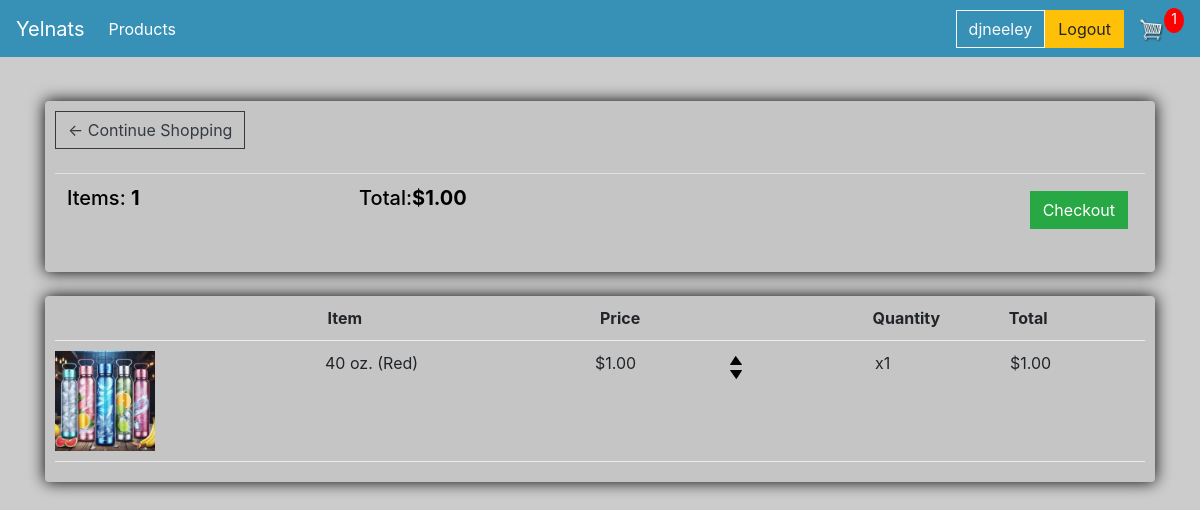
/cart/ (signed in), run on an earlier commit of the app's database.
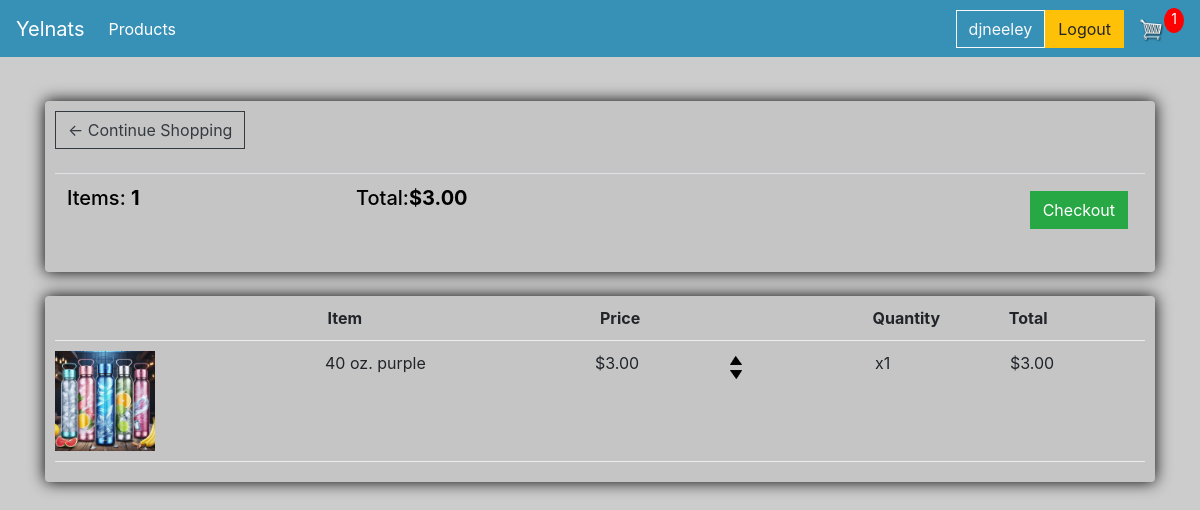
And on a later commit of the database.
### store/models.py (models this page shows, shortened)
class Order(models.Model):
    customer = models.ForeignKey(Customer, on_delete=models.SET_NULL, blank=True, null=True)
    date_ordered = models.DateTimeField(auto_now_add=True)
    complete = models.BooleanField(default=False, null=True, blank=False)
    transaction_id = models.CharField(max_length=100, null=True)
    @property
    def get_cart_total(self):
        orderitems = self.orderitem_set.all()
        total = sum([item.get_total for item in orderitems])
        return total
    @property
    def get_cart_items(self):
        orderitems = self.orderitem_set.all()
        total = sum([item.quantity for item in orderitems])
        return total

class OrderItem(models.Model):
    product = models.ForeignKey(Product, on_delete=models.SET_NULL, blank=True, null=True)
    order = models.ForeignKey(Order, on_delete=models.SET_NULL, blank=True, null=True)
    quantity = models.IntegerField(default=0, null=True, blank=True)
    date_added = models.DateTimeField(auto_now_add=True)
    @property
    def get_total(self):
        total = self.product.price * self.quantity
        return total

class Product(models.Model):
    name = models.CharField(max_length=200, null=True)
    price = models.DecimalField(max_digits=5, decimal_places=2)
    digital = models.BooleanField(default=False, null=True, blank=False)
    image = models.ImageField(null=True, blank=True)

### store/views.py (the view)
# urls.py: path('cart/', views.cart, name="cart"),
def cart(request):
	if request.user.is_authenticated:
		customer = request.user.customer
		order, created = Order.objects.get_or_create(customer=customer, complete=False)
		items = order.orderitem_set.all()
		cartItems = len(items)
	else:
		Data = cookieCart(request)
		cartItems = Data['cartItems']
		order = Data['order']
		items = Data['items']
	context = {'items':items, 'order':order, 'cartItems':cartItems}
	return render(request, 'store/cart.html', context)

### store/templates/store/cart.html (shortened to what this page needs)
{% extends 'store/main.html' %}
{% load static %}
{% block content %}
<div class="row">
    <div class="col-lg-12">
        <div class="box-element">
            <a class="btn btn-outline-dark" href="{% url 'store' %}">&#x2190; Continue Shopping</a>
            <br>
            <br>
            <table class="table">
                <tr>
                    <th>
                        <h5>Items: <strong>{{order.get_cart_items}}</strong></h5>
                    </th>
                    <th>
                        <h5>Total:<strong>${{order.get_cart_total|floatformat:2}}</strong></h5>
                    </th>
                    <th>
                        <a style="float:right; margin:5px;" class="btn btn-success"
                            href="{% url 'checkout' %}">Checkout</a>
                    </th>
                </tr>
            </table>
        </div>
        <br>
        <div id="prod-list" class="box-element">
            <div class="cart-row">
                <div style="flex:2"></div>
                <div style="flex:2"><strong>Item</strong></div>
                <div style="flex:1"><strong>Price</strong></div>
                <div style="flex:1">&nbsp;</div>
                <div style="flex:1"><strong>Quantity</strong></div>
                <div style="flex:1"><strong>Total</strong></div>
            </div>
            {% for item in items %}
            <div class="cart-row">
                <div style="flex:2">
                    <img class="row-image" src="{{item.product.image.url}}" />
                </div>
                <div style="flex:2">
                    <p>{{item.product.name}}</p>
                </div>
                <div style="flex:1">
                    <p>${{item.product.price|floatformat:2}}</p>
                </div>
                <div style="flex:1" class="quantity">
                    <img data-product={{item.product.id}} data-action="add" class="chg-quantity update-cart"
                        src="{% static  'images/arrow-up.png' %}" />
                    <img data-product={{item.product.id}} data-action="remove" class="chg-quantity update-cart"
                        src="{% static  'images/arrow-down.png' %}" />
                </div>
                <div style="flex:1">
                    <p>x{{item.quantity}}</p>
                </div>
                <div style="flex:1">${{item.get_total|floatformat:2}}</div>
            </div>
            {% endfor %}
        </div>
    </div>
    {% endblock content %}

What changed in the data, as far as the page shows it:
removed Order: get_cart_items "1", get_cart_total "1.00"
removed OrderItem: product.image (picture), product.name "40 oz. (Red)", product.price "1.00", quantity "1", get_total "1.00"
added Order: get_cart_items "1", get_cart_total "3.00"
added OrderItem: product.image (picture), product.name "40 oz. purple", product.price "3.00", quantity "1", get_total "3.00"
